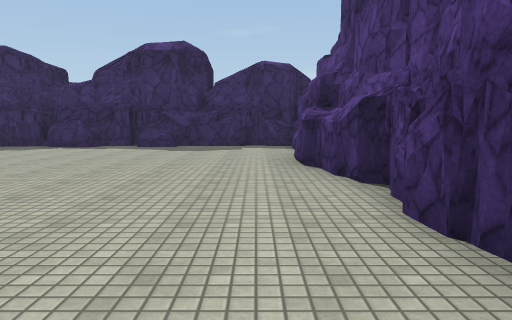
view 1 (above)

24 first-person views from a walk through a 3-D level made in the Unity game engine. The camera is 1.3 m above the floor, tilts 6° down and sees 70° across. The floor is counted in squares, 2 m on a side. Each view is taken from the middle of a square. On the plan, view 1 faces up. The plan holds only what a view shows up to about 11 squares ahead; the rest is blank. The place goes on beyond the plan. The player is left out. Some animated figures are not drawn. Surface patterns are stand-ins for the level's own textures.

view 2
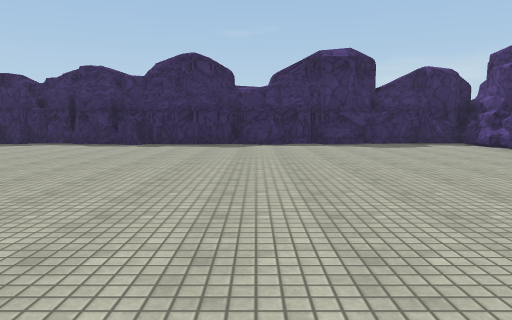

view 3
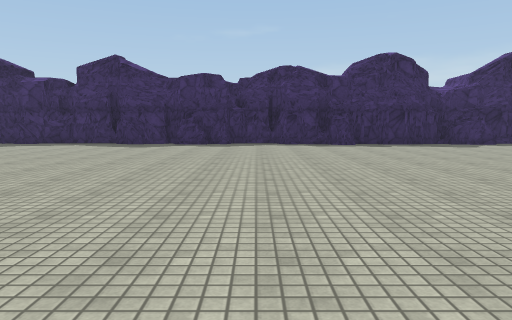

view 4
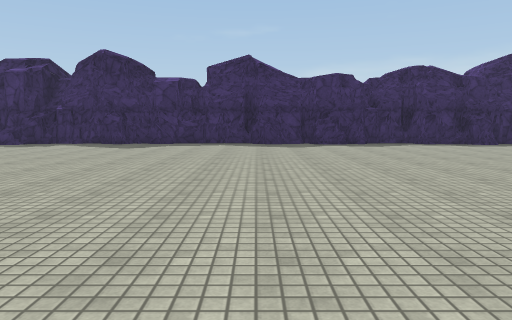

view 5
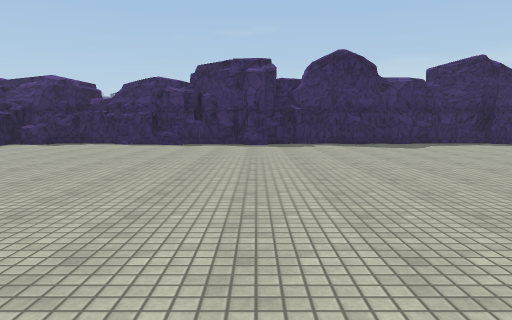

view 6
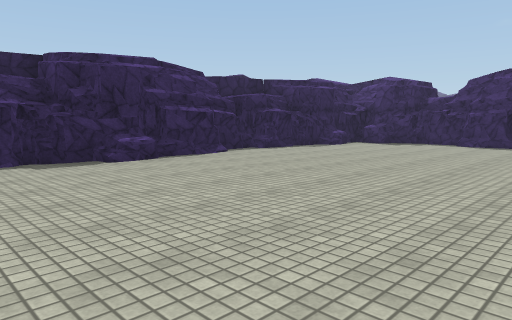

view 7
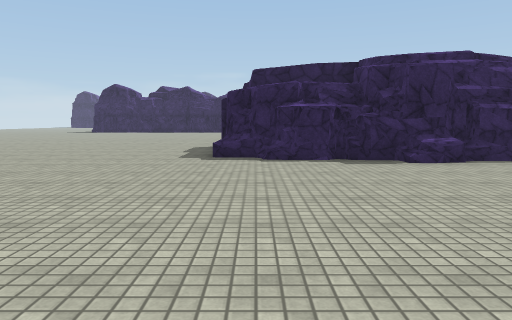

view 8
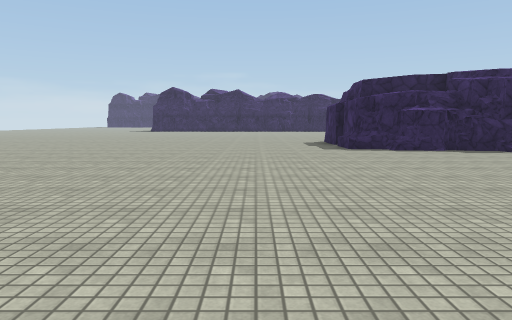

view 9
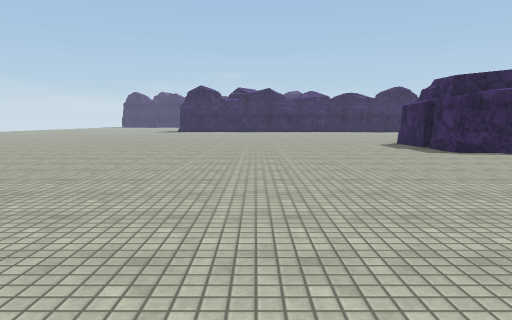

view 10
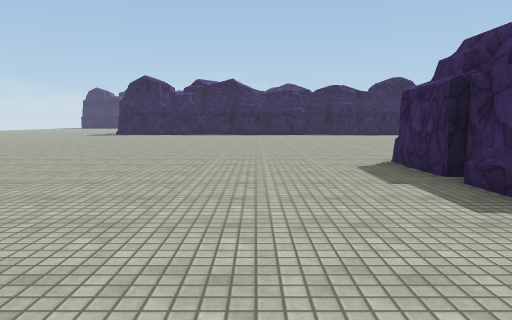

view 11
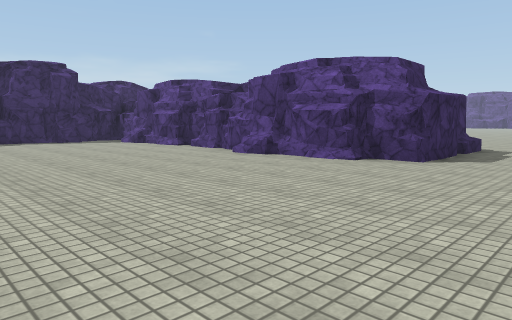

view 12
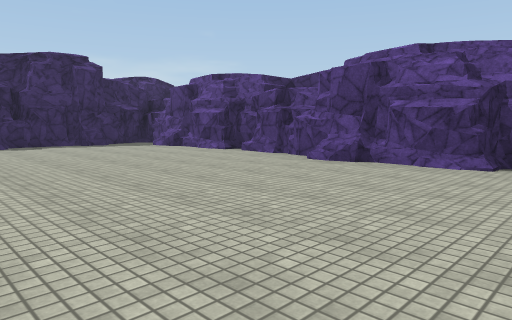

view 13
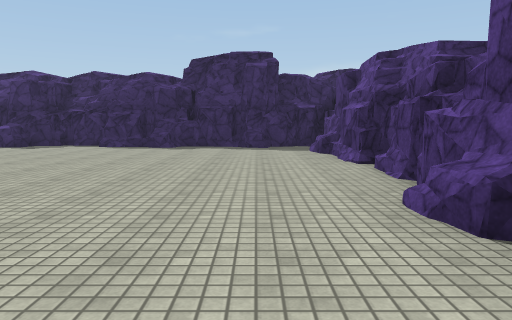

view 14
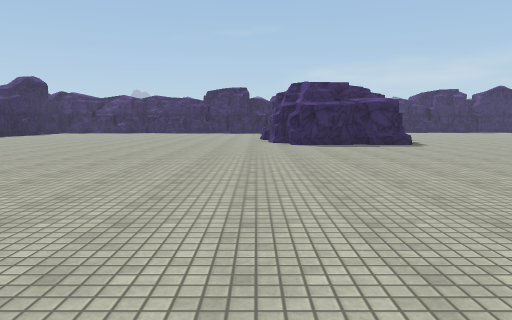

view 15
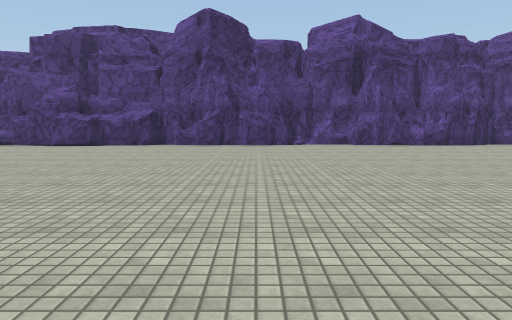

view 16
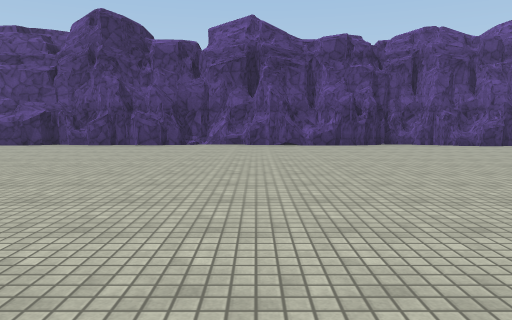

view 17
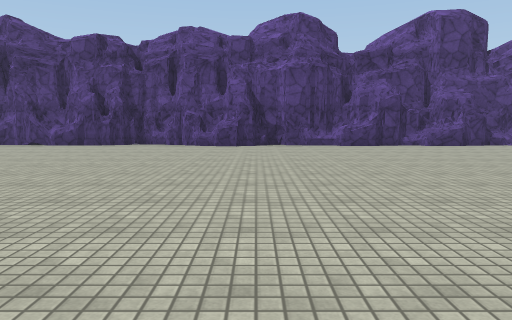

view 18
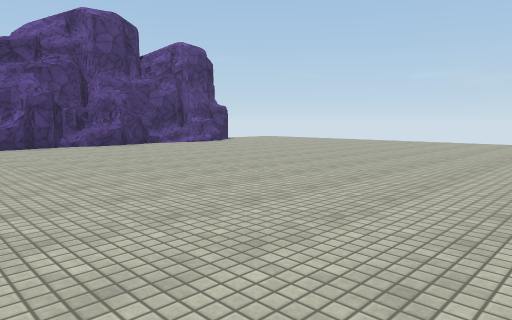

view 19
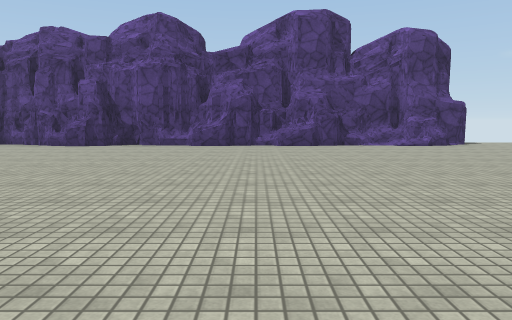

view 20
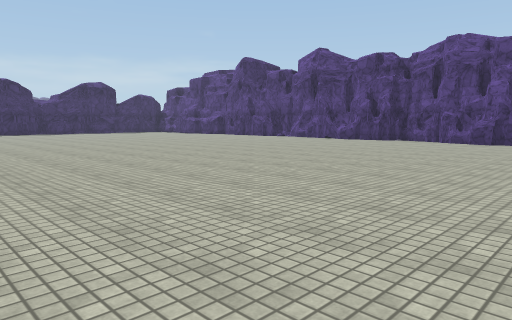

view 21
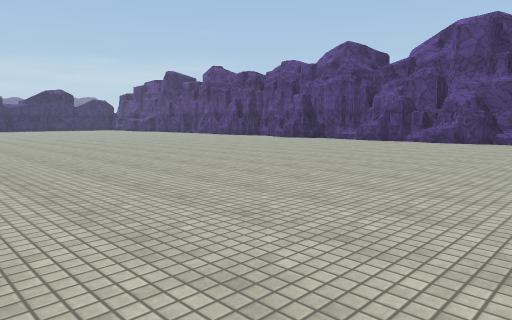

view 22
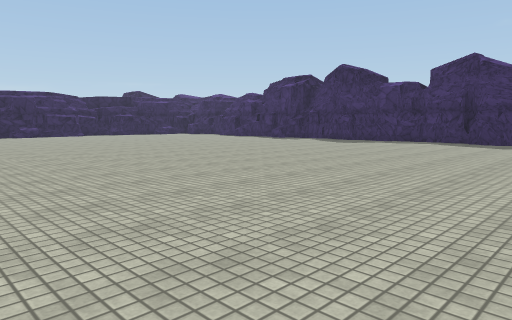

view 23
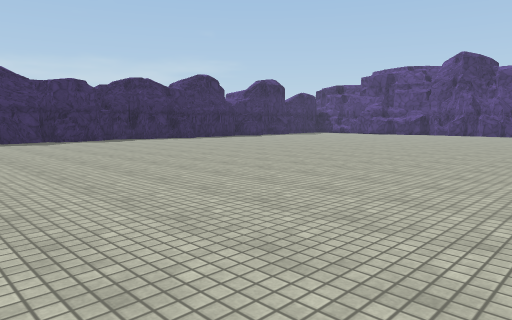

view 24
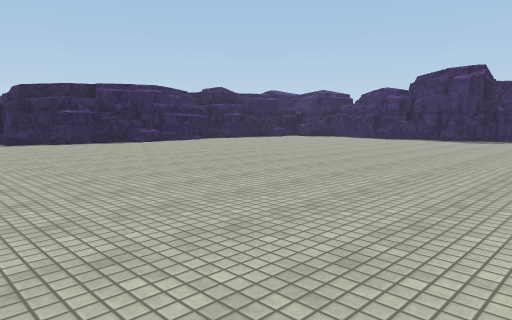

### Floor plan
Key: @ floor where view 1 was taken; # wall or solid block; . floor; = window, fence, low wall or low ledge.
Columns run from 39 left of view 1 to 2 right of it. Each row starts with its distance up from view 1.
 10           ###############################
  9 #######   #.............................#
  8 ..=.=.#   #.............................#
  7 ......#  ##.............................#
  6 ......#  #..............................#
  5 ......#  #..............................#
  4 ......#  ##.............................#
  3  .....#   #.............................#
  2  .....#   #.............................#
  1 .....=#  ##.............................#
  0 ......#  #.............................@##
 -1 ......####...............................#
 -2 ........................................##
 -3 ..........................   ...........#
 -4 ......................       ...........#
 -5 ..................           ...........##
 -6  .................           ............#
 -7  ................            ...........##
 -8  ...............            ............#
 -9  .............              ............#
-10  ............               ............#
-11  .. .......                 ............#
-12      .....                   ...........#
-13       ..                     ...........#
-14                              ...........#
-15                             ............#
-16                             ............#
-17                             ............#
-18                             ............#

Positions as (right, up) in squares from view 1, and headings:
1: (0, 0), facing up
2: (-5, -1), facing up
3: (-11, -1), facing up
4: (-15, -1), facing up
5: (-22, -1), facing up
6: (-23, -1), facing up-left
7: (-23, -1), facing left
8: (-21, -4), facing left
9: (-22, -6), facing left
10: (-27, -4), facing left
11: (-39, -4), facing up-right
12: (-39, -2), facing up-right
13: (-35, -1), facing up
14: (-34, -12), facing up
15: (-9, 1), facing right
16: (-9, -2), facing right
17: (-9, -9), facing right
18: (-9, -10), facing down-right
19: (-9, -13), facing right
20: (-11, -11), facing up-right
21: (-11, -18), facing up-right
22: (-12, -2), facing up-left
23: (-17, -3), facing up-right
24: (-18, -4), facing up-left
